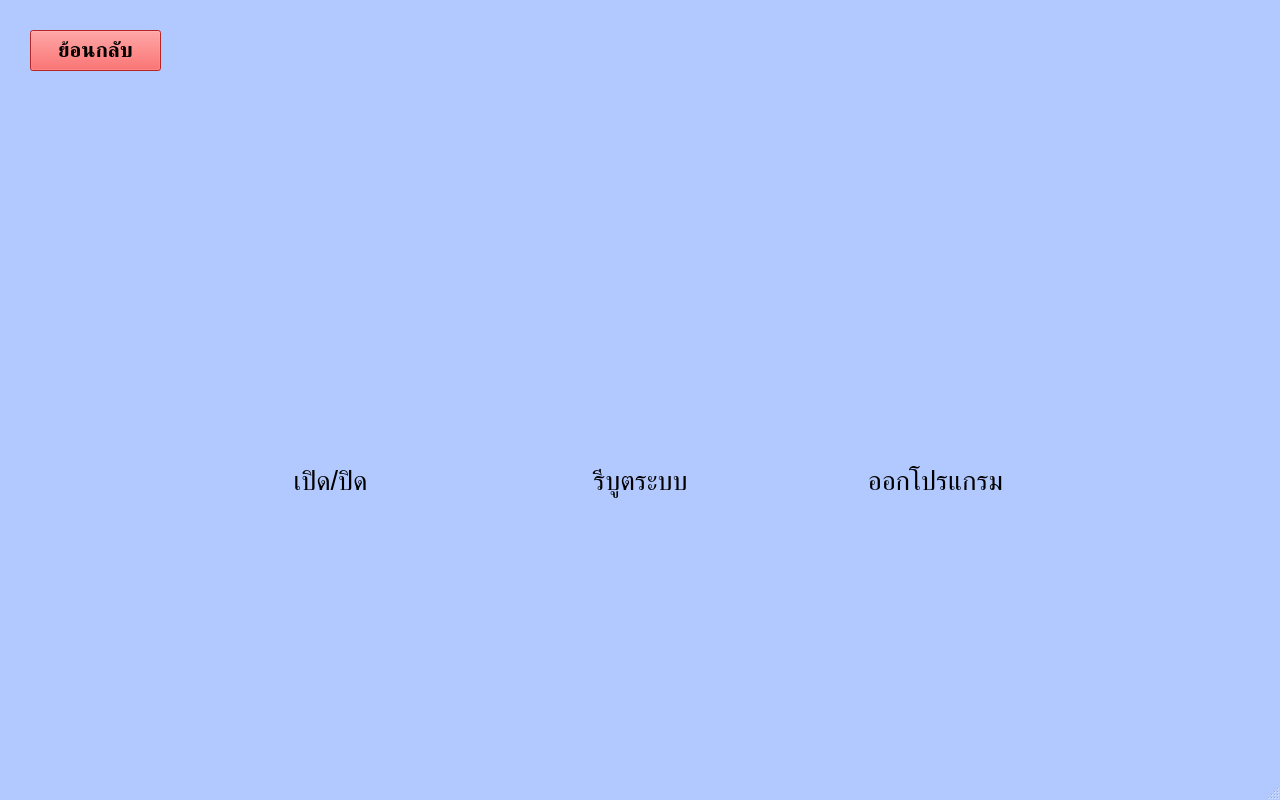
<?xml version="1.0" encoding="UTF-8"?>
<ui version="4.0">
 <class>OptionPage</class>
 <widget class="QMainWindow" name="OptionPage">
  <property name="geometry">
   <rect>
    <x>0</x>
    <y>0</y>
    <width>1280</width>
    <height>800</height>
   </rect>
  </property>
  <property name="windowTitle">
   <string>OptionPage</string>
  </property>
  <property name="styleSheet">
   <string notr="true">#OptionPage{background-color: rgb(178, 201, 255);}</string>
  </property>
  <widget class="QWidget" name="centralwidget">
   <widget class="QPushButton" name="pushButton_Undo">
    <property name="geometry">
     <rect>
      <x>30</x>
      <y>30</y>
      <width>131</width>
      <height>41</height>
     </rect>
    </property>
    <property name="font">
     <font>
      <family>TH SarabunPSK</family>
      <pointsize>16</pointsize>
      <weight>75</weight>
      <bold>true</bold>
     </font>
    </property>
    <property name="focusPolicy">
     <enum>Qt::NoFocus</enum>
    </property>
    <property name="styleSheet">
     <string notr="true">background-color: rgb(255, 51, 51);
</string>
    </property>
    <property name="text">
     <string>ย้อนกลับ</string>
    </property>
   </widget>
   <widget class="QLabel" name="label_Restart">
    <property name="geometry">
     <rect>
      <x>580</x>
      <y>460</y>
      <width>121</width>
      <height>41</height>
     </rect>
    </property>
    <property name="font">
     <font>
      <pointsize>20</pointsize>
     </font>
    </property>
    <property name="text">
     <string>รีบูตระบบ</string>
    </property>
    <property name="alignment">
     <set>Qt::AlignCenter</set>
    </property>
   </widget>
   <widget class="QLabel" name="label_Power">
    <property name="geometry">
     <rect>
      <x>280</x>
      <y>460</y>
      <width>101</width>
      <height>41</height>
     </rect>
    </property>
    <property name="font">
     <font>
      <pointsize>20</pointsize>
     </font>
    </property>
    <property name="text">
     <string>เปิด/ปิด</string>
    </property>
    <property name="alignment">
     <set>Qt::AlignCenter</set>
    </property>
   </widget>
   <widget class="QPushButton" name="pushButton_ExitProgram">
    <property name="geometry">
     <rect>
      <x>790</x>
      <y>180</y>
      <width>300</width>
      <height>300</height>
     </rect>
    </property>
    <property name="focusPolicy">
     <enum>Qt::NoFocus</enum>
    </property>
    <property name="text">
     <string/>
    </property>
    <property name="icon">
     <iconset>
      <normaloff>Image/exit_icon.png</normaloff>Image/exit_icon.png</iconset>
    </property>
    <property name="iconSize">
     <size>
      <width>190</width>
      <height>190</height>
     </size>
    </property>
    <property name="flat">
     <bool>true</bool>
    </property>
   </widget>
   <widget class="QLabel" name="label_ExitProgram">
    <property name="geometry">
     <rect>
      <x>850</x>
      <y>460</y>
      <width>171</width>
      <height>41</height>
     </rect>
    </property>
    <property name="font">
     <font>
      <pointsize>20</pointsize>
     </font>
    </property>
    <property name="text">
     <string>ออกโปรแกรม</string>
    </property>
    <property name="alignment">
     <set>Qt::AlignCenter</set>
    </property>
   </widget>
   <widget class="QPushButton" name="pushButton_Power">
    <property name="geometry">
     <rect>
      <x>180</x>
      <y>180</y>
      <width>300</width>
      <height>300</height>
     </rect>
    </property>
    <property name="focusPolicy">
     <enum>Qt::NoFocus</enum>
    </property>
    <property name="text">
     <string/>
    </property>
    <property name="icon">
     <iconset>
      <normaloff>Image/power_icon.png</normaloff>Image/power_icon.png</iconset>
    </property>
    <property name="iconSize">
     <size>
      <width>190</width>
      <height>190</height>
     </size>
    </property>
    <property name="flat">
     <bool>true</bool>
    </property>
   </widget>
   <widget class="QPushButton" name="pushButton_Restart">
    <property name="geometry">
     <rect>
      <x>480</x>
      <y>180</y>
      <width>300</width>
      <height>300</height>
     </rect>
    </property>
    <property name="focusPolicy">
     <enum>Qt::NoFocus</enum>
    </property>
    <property name="text">
     <string/>
    </property>
    <property name="icon">
     <iconset>
      <normaloff>Image/restart_icon.png</normaloff>Image/restart_icon.png</iconset>
    </property>
    <property name="iconSize">
     <size>
      <width>190</width>
      <height>190</height>
     </size>
    </property>
    <property name="flat">
     <bool>true</bool>
    </property>
   </widget>
  </widget>
  <widget class="QStatusBar" name="statusbar"/>
 </widget>
 <resources/>
 <connections/>
</ui>
